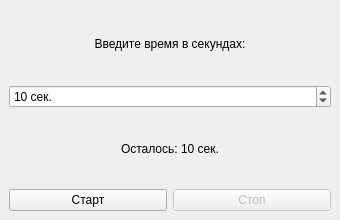
<?xml version="1.0" encoding="UTF-8"?>
<ui version="4.0">
 <class>MainWindow</class>
 <widget class="QMainWindow" name="MainWindow">
  <property name="windowTitle">
   <string>Таймер обратного отсчета</string>
  </property>
  <property name="minimumSize">
   <size>
    <width>340</width>
    <height>220</height>
   </size>
  </property>
  <property name="maximumSize">
   <size>
    <width>340</width>
    <height>220</height>
   </size>
  </property>
  <widget class="QWidget" name="centralwidget">
   <layout class="QVBoxLayout" name="verticalLayout">
    <item>
     <widget class="QLabel" name="instructionLabel">
      <property name="text">
       <string>Введите время в секундах:</string>
      </property>
      <property name="alignment">
       <set>Qt::AlignCenter</set>
      </property>
     </widget>
    </item>
    <item>
     <widget class="QSpinBox" name="secondsSpinBox">
      <property name="minimum">
       <number>1</number>
      </property>
      <property name="maximum">
       <number>3600</number>
      </property>
      <property name="value">
       <number>10</number>
      </property>
      <property name="suffix">
       <string> сек.</string>
      </property>
     </widget>
    </item>
    <item>
     <widget class="QLabel" name="timeLabel">
      <property name="text">
       <string>Осталось: 10 сек.</string>
      </property>
      <property name="alignment">
       <set>Qt::AlignCenter</set>
      </property>
     </widget>
    </item>
    <item>
     <layout class="QHBoxLayout" name="buttonsLayout">
      <item>
       <widget class="QPushButton" name="startButton">
        <property name="text">
         <string>Старт</string>
        </property>
       </widget>
      </item>
      <item>
       <widget class="QPushButton" name="stopButton">
        <property name="enabled">
         <bool>false</bool>
        </property>
        <property name="text">
         <string>Стоп</string>
        </property>
       </widget>
      </item>
     </layout>
    </item>
   </layout>
  </widget>
 </widget>
 <resources/>
 <connections/>
</ui>
